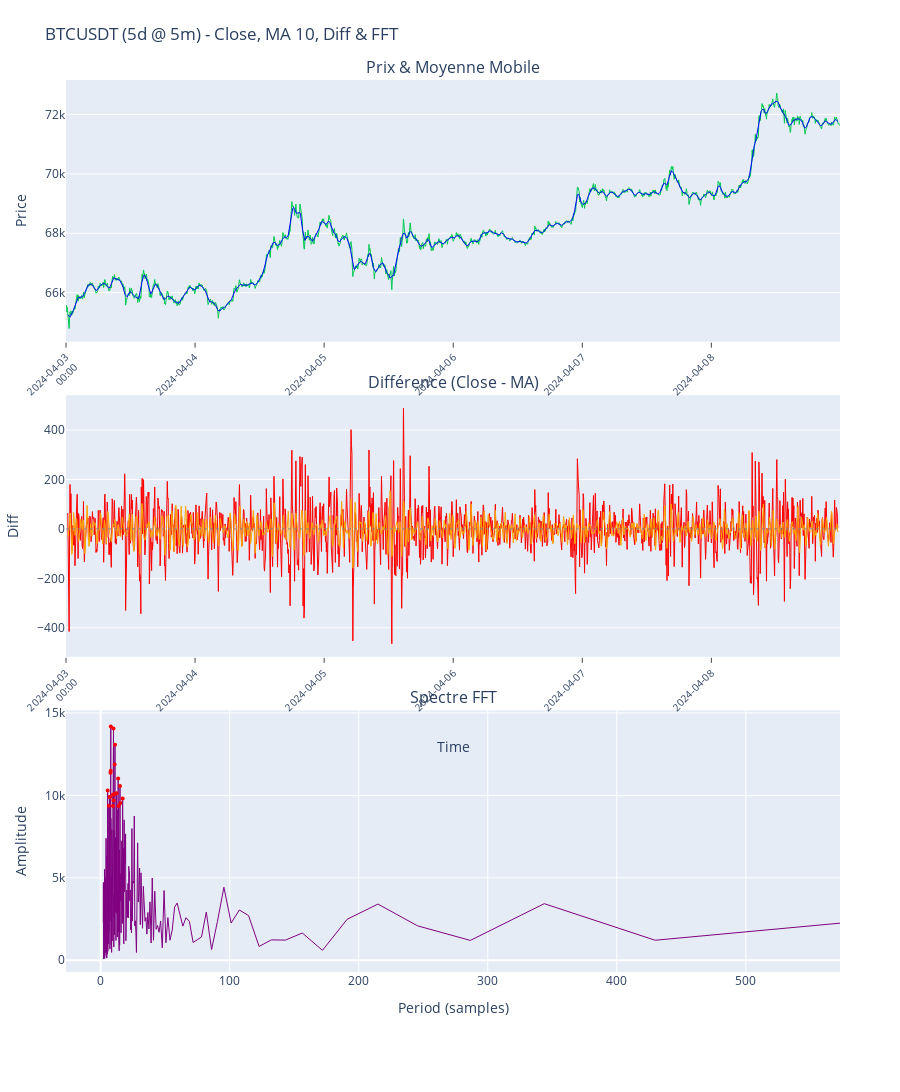

Write notebook code for a chart like this one.
### Code cell
# VISUALISATION INTERACTIVE

import plotly.graph_objects as go
from plotly.subplots import make_subplots
import numpy as np

# Paramètres configurables
MA_PERIOD = 10  # Période de la moyenne mobile
TOP_FREQUENCIES = 20  # Nombre de pics dominants à garder pour la reconstruction filtrée

if len(df_btc) > 0:
    # Calculer la moyenne mobile sur les MA_PERIOD dernières périodes
    df_btc[f'ma_{MA_PERIOD}'] = df_btc['close'].rolling(window=MA_PERIOD).mean()
    # Décalage vers la gauche pour aligner (la fin des données n'est pas importante)
    decalage = MA_PERIOD // 2
    df_btc[f'ma_{MA_PERIOD}_shifted'] = df_btc[f'ma_{MA_PERIOD}'].shift(-decalage)

    # Calculer la différence entre close et la MA décalée
    df_btc['diff_close_ma'] = df_btc['close'] - df_btc[f'ma_{MA_PERIOD}_shifted']

    # Série de différences (sans NaN)
    diff_series = df_btc['diff_close_ma'].dropna()
    difference_values = diff_series.values

    # --- Création de trois subplots empilés (prix, diff temporelle, spectre) ---
    # IMPORTANT: shared_xaxes=True pour synchroniser les 2 premiers graphiques
    fig = make_subplots(
        rows=3,
        cols=1,
        shared_xaxes=False,  # On va gérer manuellement la synchronisation
        vertical_spacing=0.06,
        specs=[[{"secondary_y": False}],
               [{"secondary_y": False}], 
               [{"secondary_y": False}]],
        subplot_titles=('Prix & Moyenne Mobile', 'Différence (Close - MA)', 'Spectre FFT')
    )

    # Prix + MA sur la première rangée (row=1)
    fig.add_trace(
        go.Scatter(x=df_btc.index, y=df_btc['close'], mode='lines', name=f"{SYMBOL} Close", line=dict(color='#00c851', width=1)),
        row=1,
        col=1,
    )
    fig.add_trace(
        go.Scatter(x=df_btc.index, y=df_btc[f'ma_{MA_PERIOD}_shifted'], mode='lines', name=f"MA {MA_PERIOD} (shifted)", line=dict(color='blue', width=1)),
        row=1,
        col=1,
    )

    # Différence sur la deuxième rangée (row=2)
    fig.add_trace(
        go.Scatter(x=df_btc.index, y=df_btc['diff_close_ma'], mode='lines', name='Close - MA (shifted)', line=dict(color='red', width=1)),
        row=2,
        col=1,
    )

    # Ajout d'une analyse de Fourier (FFT) sur la série de différences
    try:
        N = len(difference_values)
        if N >= 4:
            # Detrend simple: retirer la moyenne
            vals = difference_values - np.mean(difference_values)
            # FFT (real-valued optimisée)
            fft_vals = np.fft.rfft(vals)
            fft_freqs = np.fft.rfftfreq(N, d=1.0)  # cycles per sample
            fft_amp = np.abs(fft_vals)

            # Convertir fréquence -> période (en nombre d'échantillons). On ignore la fréquence 0 (DC) pour la période.
            nonzero = fft_freqs > 0
            periods = np.full_like(fft_freqs, np.nan, dtype=float)
            periods[nonzero] = 1.0 / fft_freqs[nonzero]

            # Préparer données pour affichage (exclure DC)
            plot_mask = nonzero
            plot_periods = periods[plot_mask]
            plot_amp = fft_amp[plot_mask]

            # Limiter la plage de période affichée pour lisibilité (max périodes = N/2)
            max_period = N // 2 if N >= 2 else N
            keep = plot_periods <= max_period
            plot_periods = plot_periods[keep]
            plot_amp = plot_amp[keep]

            # Tracer le spectre (Amplitude) en fonction de la période (échelle linéaire)
            fig.add_trace(
                go.Scatter(x=plot_periods, y=plot_amp, mode='lines', name='FFT Amplitude', line=dict(color='purple', width=1)),
                row=3,
                col=1,
            )

            # Reconstruction avec filtre des top 5 fréquences dominantes
            try:
                # Reconstruction complète (sans filtrage)
                recon_full = np.fft.irfft(fft_vals, n=N)
                recon_full = recon_full + np.mean(difference_values)
                
                # Filtre pour garder seulement les top N pics dominants
                fft_vals_filtered = np.zeros_like(fft_vals)
                # Garder la composante DC (fréquence 0)
                fft_vals_filtered[0] = fft_vals[0]
                
                # Identifier les top N pics (excluant DC)
                if len(fft_amp) > 1:
                    k = min(TOP_FREQUENCIES, len(fft_amp) - 1)  # -1 pour exclure DC
                    # Indices des top k amplitudes (excluant DC à l'index 0)
                    top_idx = np.argsort(fft_amp[1:])[-k:] + 1  # +1 pour compenser l'exclusion de DC
                    # Garder seulement ces fréquences
                    fft_vals_filtered[top_idx] = fft_vals[top_idx]
                
                # Reconstruction filtrée
                recon_filtered = np.fft.irfft(fft_vals_filtered, n=N)
                recon_filtered = recon_filtered + np.mean(difference_values)
                
                # Mesures d'erreur pour les deux reconstructions
                mse_full = np.mean((recon_full - difference_values)**2)
                mse_filtered = np.mean((recon_filtered - difference_values)**2)
                max_err_full = np.max(np.abs(recon_full - difference_values))
                max_err_filtered = np.max(np.abs(recon_filtered - difference_values))
                
                # Tracer la reconstruction complète
                #fig.add_trace(
                #    go.Scatter(x=diff_series.index, y=recon_full, mode='lines', name='Reconstruction complète', line=dict(color='green', width=1, dash='dash')),
                #    row=2, col=1
                #)
                
                # Tracer la reconstruction filtrée (top N)
                fig.add_trace(
                    go.Scatter(x=diff_series.index, y=recon_filtered, mode='lines', name=f'Reconstruction top {TOP_FREQUENCIES}', line=dict(color='orange', width=1)),
                    row=2, col=1
                )
                
                print(f"Reconstruction complète - MSE: {mse_full:.3e}, Max Error: {max_err_full:.3e}")
                print(f"Reconstruction top {TOP_FREQUENCIES} - MSE: {mse_filtered:.3e}, Max Error: {max_err_filtered:.3e}")
                
            except Exception as e:
                print(f"Erreur reconstruction: {e}")

            # Annoter les pics dominants (top N) pour aider l'interprétation
            try:
                k = min(TOP_FREQUENCIES, len(plot_amp))
                top_idx = np.argsort(plot_amp)[-k:][::-1]
                top_periods = plot_periods[top_idx]
                top_amp = plot_amp[top_idx]
                # Ajouter des marqueurs et labels
                fig.add_trace(
                    go.Scatter(x=top_periods, y=top_amp, mode='markers', text=[f"{p:.1f}" for p in top_periods], textposition='top center', marker=dict(color='red', size=4), showlegend=False),
                    row=3, col=1
                )
            except Exception:
                pass
        else:
            # Trop peu de points pour une FFT fiable
            fig.add_annotation(text='N trop petit pour FFT', xref='paper', yref='paper', x=0.5, y=0.05, showarrow=False, row=3, col=1)
    except Exception as e:
        print('Erreur FFT:', e)

    # Ajouter une ligne horizontale fine et pointillée (y=0) sur la rangée du bas (diff temporelle)
    try:
        fig.add_hline(y=0, line=dict(color='gray', dash='dot', width=1), row=2, col=1)
    except Exception:
        try:
            fig.add_shape(
                type='line',
                x0=df_btc.index.min(), x1=df_btc.index.max(),
                y0=0, y1=0,
                xref='x', yref='y',
                line=dict(color='gray', dash='dot', width=1),
                row=2, col=1,
            )
        except Exception:
            pass

    # Layout improvements
    fig.update_layout(
        height=1100,
        showlegend=False,
        legend=dict(orientation='h', yanchor='bottom', y=1.02, xanchor='right', x=1),
        hovermode='x unified',
        title_text=f"{SYMBOL} ({DUREE_JOURS}d @ {INTERVAL}) - Close, MA {MA_PERIOD}, Diff & FFT", 
        margin=dict(l=60, r=60, t=80, b=120),
    )

    # Axis labels: primary Y (row 1) = Price, row 2 = Diff, row 3 = FFT Amplitude
    fig.update_yaxes(title_text='Price', row=1, col=1)
    fig.update_yaxes(title_text='Diff', row=2, col=1)
    fig.update_yaxes(title_text='Amplitude', row=3, col=1)

    # Configure X-axis appearance for datetime subplot (apply to middle axis = row 2)
    date_xargs = dict(type='date', tickformat="%Y-%m-%d\n%H:%M", tickangle=-45, tickfont=dict(size=10), nticks=8, ticks='outside', showgrid=False, showticklabels=True, title_standoff=20)
    try:
        x0 = df_btc.index.min()
        x1 = df_btc.index.max()
        
        # Synchroniser les axes X des deux premiers graphiques (row 1 et 2)
        # Les deux auront la même plage et seront liés pour le zoom/pan
        fig.update_xaxes(range=[x0, x1], title_text='', matches='x2', **date_xargs, row=1, col=1)
        fig.update_xaxes(range=[x0, x1], title_text='Time', **date_xargs, row=2, col=1)
        
    except Exception:
        fig.update_xaxes(title_text='Time', **date_xargs, row=2, col=1)

    # X-axis pour le spectre: période en échantillons (indépendant)
    try:
        fig.update_xaxes(title_text='Period (samples)', row=3, col=1)
    except Exception:
        pass

    # Affichage simple
    try:
        fig.show(renderer='vscode')
    except Exception as e:
        print("Erreur: impossible d'afficher la figure avec le renderer 'vscode'.")
        print("Détail: ", str(e))

### Figure 1 — Plotly figure (JSON) as saved in the notebook; plotly's stock layout.template omitted (floating-point values rounded to 4 significant figures; data arrays with more than 128 entries replaced by an {"elided": "..."} marker saying what was removed)
{"data": [{"line": {"color": "#00c851", "width": 1}, "mode": "lines", "name": "BTCUSDT Close", "type": "scatter", "x": {"elided": "1728 str values"}, "xaxis": "x", "y": {"elided": "1728 float values"}, "yaxis": "y"}, {"line": {"color": "blue", "width": 1}, "mode": "lines", "name": "MA 10 (shifted)", "type": "scatter", "x": {"elided": "1728 str values"}, "xaxis": "x", "y": {"elided": "1728 float values"}, "yaxis": "y"}, {"line": {"color": "red", "width": 1}, "mode": "lines", "name": "Close - MA (shifted)", "type": "scatter", "x": {"elided": "1728 str values"}, "xaxis": "x2", "y": {"elided": "1728 float values"}, "yaxis": "y2"}, {"line": {"color": "purple", "width": 1}, "mode": "lines", "name": "FFT Amplitude", "type": "scatter", "x": {"elided": "857 float values"}, "xaxis": "x3", "y": {"elided": "857 float values"}, "yaxis": "y3"}, {"line": {"color": "orange", "width": 1}, "mode": "lines", "name": "Reconstruction top 20", "type": "scatter", "x": {"elided": "1719 str values"}, "xaxis": "x2", "y": {"elided": "1719 float values"}, "yaxis": "y2"}, {"marker": {"color": "red", "size": 4}, "mode": "markers", "showlegend": false, "text": ["7.8", "9.9", "11.1", "10.8", "7.8", "7.6", "13.5", "14.9", "5.4", "12.3", "10.7", "9.5", "6.9", "7.3", "17.0", "10.0", "15.3", "6.3", "13.9", "9.6"], "textposition": "top center", "type": "scatter", "x": [7.849, 9.936, 11.09, 10.81, 7.778, 7.573, 13.54, 14.95, 5.44, 12.28, 10.74, 9.497, 6.876, 7.284, 17.02, 9.994, 15.35, 6.32, 13.86, 9.55], "xaxis": "x3", "y": [14180.0, 14050.0, 13080.0, 11870.0, 11490.0, 11370.0, 11030.0, 10570.0, 10290.0, 10130.0, 10070.0, 10060.0, 9905.0, 9898.0, 9815.0, 9712.0, 9539.0, 9374.0, 9358.0, 9358.0], "yaxis": "y3"}], "layout": {"annotations": [{"font": {"size": 16}, "showarrow": false, "text": "Prix & Moyenne Mobile", "x": 0.5, "xanchor": "center", "xref": "paper", "y": 1, "yanchor": "bottom", "yref": "paper"}, {"font": {"size": 16}, "showarrow": false, "text": "Différence (Close - MA)", "x": 0.5, "xanchor": "center", "xref": "paper", "y": 0.6467, "yanchor": "bottom", "yref": "paper"}, {"font": {"size": 16}, "showarrow": false, "text": "Spectre FFT", "x": 0.5, "xanchor": "center", "xref": "paper", "y": 0.2933, "yanchor": "bottom", "yref": "paper"}], "height": 1100, "hovermode": "x unified", "legend": {"orientation": "h", "x": 1, "xanchor": "right", "y": 1.02, "yanchor": "bottom"}, "margin": {"b": 120, "l": 60, "r": 60, "t": 80}, "shapes": [{"line": {"color": "gray", "dash": "dot", "width": 1}, "type": "line", "x0": 0, "x1": 1, "xref": "x2 domain", "y0": 0, "y1": 0, "yref": "y2"}], "showlegend": false, "title": {"text": "BTCUSDT (5d @ 5m) - Close, MA 10, Diff & FFT"}, "xaxis": {"anchor": "y", "domain": [0, 1], "matches": "x2", "nticks": 8, "range": ["2024-04-03T00:00:00", "2024-04-08T23:55:00"], "showgrid": false, "showticklabels": true, "tickangle": -45, "tickfont": {"size": 10}, "tickformat": "%Y-%m-%d\n%H:%M", "ticks": "outside", "title": {"standoff": 20, "text": ""}, "type": "date"}, "xaxis2": {"anchor": "y2", "domain": [0, 1], "nticks": 8, "range": ["2024-04-03T00:00:00", "2024-04-08T23:55:00"], "showgrid": false, "showticklabels": true, "tickangle": -45, "tickfont": {"size": 10}, "tickformat": "%Y-%m-%d\n%H:%M", "ticks": "outside", "title": {"standoff": 20, "text": "Time"}, "type": "date"}, "xaxis3": {"anchor": "y3", "domain": [0, 1], "title": {"text": "Period (samples)"}}, "yaxis": {"anchor": "x", "domain": [0.7067, 1], "title": {"text": "Price"}}, "yaxis2": {"anchor": "x2", "domain": [0.3533, 0.6467], "title": {"text": "Diff"}}, "yaxis3": {"anchor": "x3", "domain": [0, 0.2933], "title": {"text": "Amplitude"}}}}
